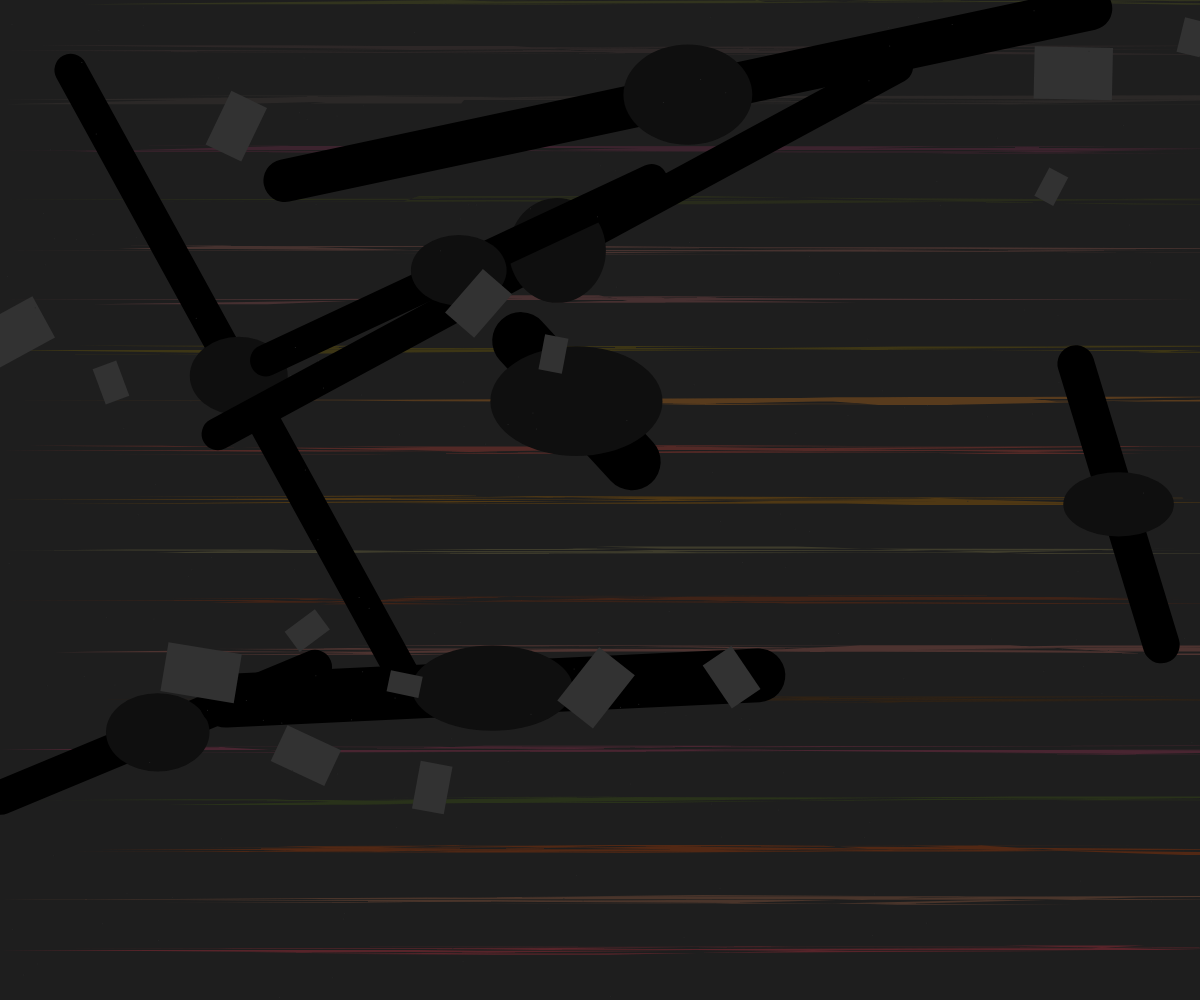
Frame 1 (no input)
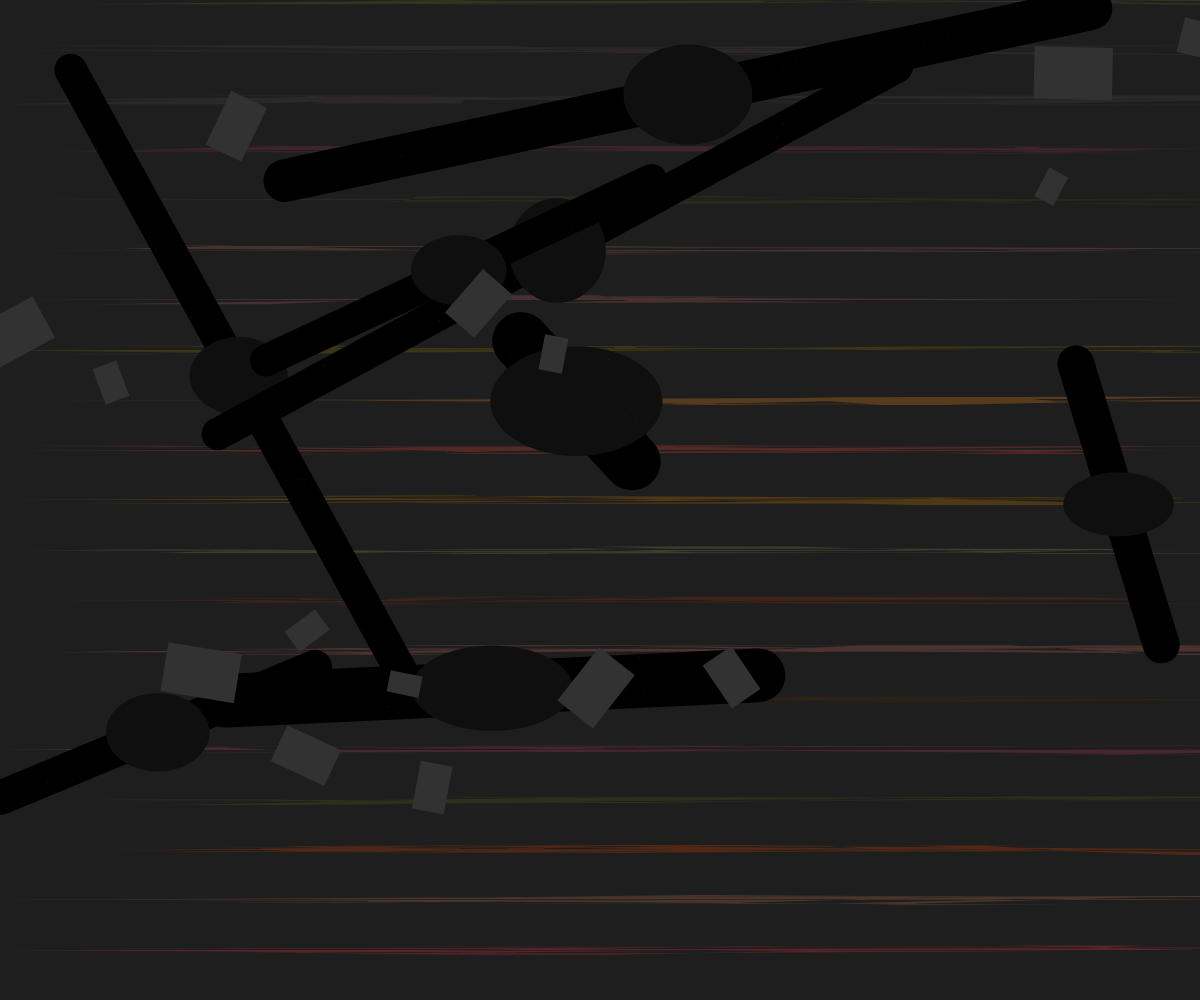
Frame 2 (the mouse pressed at the canvas centre, redrawn once)

The p5.js sketch that drew these frames (run headless with seeded random() and noise() and a simulated clock; the mouse was pressed at the canvas centre and the sketch redrawn once):

// p5.js sketch
// ── sketch.js
let strata = [];
let fissures = [];
let displacement = [];

function setup() {
  createCanvas(windowWidth, windowHeight);
  colorMode(RGB);
  
  // Create massive geological strata
  for (let i = 0; i < 20; i++) {
    let layer = {
      y: map(i, 0, 20, 0, height),
      thickness: random(30, 80),
      color: color(random(40, 90), random(30, 60), random(20, 50)),
      segments: []
    };
    
    // Create segmented strata with irregular edges
    let segmentCount = floor(random(10, 25));
    for (let j = 0; j < segmentCount; j++) {
      let x1 = random(width);
      let x2 = x1 + random(100, 300);
      layer.segments.push({
        x1: x1,
        x2: x2,
        y: layer.y + random(-5, 5)
      });
    }
    
    strata.push(layer);
  }
  
  // Create major fissures
  for (let i = 0; i < 8; i++) {
    let f = {
      start: createVector(random(width), random(height)),
      end: createVector(random(width), random(height)),
      width: random(20, 60),
      depth: random(50, 150)
    };
    fissures.push(f);
  }
  
  // Create displacement segments
  for (let i = 0; i < 15; i++) {
    let d = {
      x: random(width),
      y: random(height),
      size: random(20, 60),
      angle: random(TWO_PI)
    };
    displacement.push(d);
  }
}

function draw() {
  background(30, 30, 30);
  
  // Draw the massive geological layers
  for (let layer of strata) {
    fill(layer.color);
    noStroke();
    
    beginShape();
    vertex(0, layer.y);
    for (let segment of layer.segments) {
      vertex(segment.x2, segment.y);
      vertex(segment.x1, segment.y);
    }
    vertex(width, layer.y);
    endShape(CLOSE);
  }
  
  // Draw fissures as deep fractures
  for (let f of fissures) {
    stroke(0, 0, 0);
    strokeWeight(f.width);
    line(f.start.x, f.start.y, f.end.x, f.end.y);
    
    // Add depth effect
    noStroke();
    fill(15, 15, 15);
    let midX = (f.start.x + f.end.x) / 2;
    let midY = (f.start.y + f.end.y) / 2;
    ellipse(midX, midY, f.width * 3, f.depth);
  }
  
  // Draw displaced segments
  for (let d of displacement) {
    noStroke();
    fill(50, 50, 50);
    
    push();
    translate(d.x, d.y);
    rotate(d.angle);
    rectMode(CENTER);
    rect(0, 0, d.size, d.size * 1.5);
    pop();
  }
  
  // Add some concrete texture details
  stroke(40, 40, 40);
  strokeWeight(1);
  for (let i = 0; i < 200; i++) {
    let x = random(width);
    let y = random(height);
    point(x, y);
  }
  
  noLoop(); // Static geological view
}

function windowResized() {
  resizeCanvas(windowWidth, windowHeight);
}
